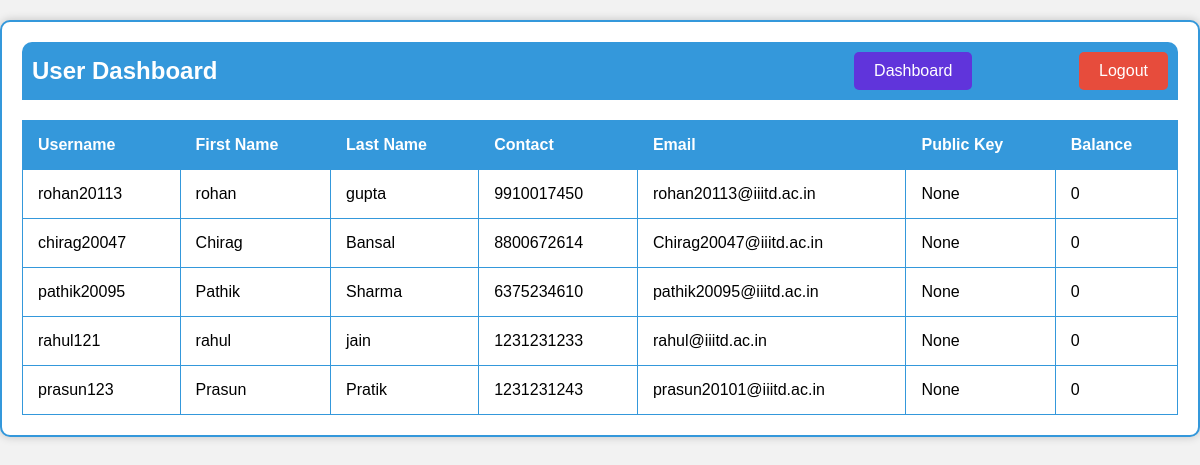
The page /users_list/ (signed in) on the database its author committed.
### project_app/models.py (models this page shows, shortened)
class AppUser(models.Model):
    first_name = models.CharField(max_length=30, null= False, blank=False, default = None)
    second_name = models.CharField(max_length=30, default= None)
    username = models.CharField(max_length=30, null= False, blank=False, default = None)
    password = models.CharField(max_length=30, null= False, blank=False, default = None)
    email = models.CharField(max_length=30, null= False, blank=False, default = None)
    contact = models.CharField(max_length=30, null= False, blank=False, default = None)
    public_key = models.CharField(max_length=256, null = True, blank = True, default = None)
    balance = models.DecimalField(decimal_places=0, max_digits=15, null = True, blank = True, default= 0)

### project_app/views.py (the view)
# urls.py: path("users_list/", views.dashboard_user_list, name="user_list_page"),
def dashboard_user_list(request):
    username = request.session.get('username')
    if(username is None):
        return redirect('/')
    request.session['username'] = username
    users = list(AppUser.objects.values())
    user_list = []
    for i in range(len(users)):
        if(users[i]['username'] != request.session.get('username')):
            user_list.append(users[i])
    return render(request, 'user_list.html', {'users':user_list})

### project_app/templates/user_list.html (shortened to what this page needs)
<!DOCTYPE html>
<html>
<head>
</head>
<body>
    <div class="container">
        <div class="navbar">
            <h2>User Dashboard</h2>
            <a class="dashboard-button" href="/admin_dashboard">Dashboard</a>
            <a class="logout-button" href="/logout">Logout</a>
        </div>
        <table>
            <thead>
                <tr>
                    <th>Username</th>
                    <th>First Name</th>
                    <th>Last Name</th>
                    <th>Contact</th>
                    <th>Email</th>
                    <th>Public Key</th>
                    <th>Balance</th>
                </tr>
            </thead>
            <tbody>
                {% for user in users %}
                <tr>
                    <td>{{ user.username }}</td>
                    <td>{{ user.first_name }}</td>
                    <td>{{ user.second_name }}</td>
                    <td>{{ user.contact }}</td>
                    <td>{{ user.email }}</td>
                    <td>{{ user.public_key }}</td>
                    <td>{{ user.balance }}</td>
                </tr>
                {% endfor %}
            </tbody>
        </table>
    </div>
</body>
</html>

### project_app/templates/user_list.html (style rules this page uses)
body { font-family: Arial, sans-serif; background-color: #f2f2f2; margin: 0; padding: 0; }
.container { max-width: 1200px; margin: 20px auto; padding: 20px; border: 2px solid #3498db; background-color: #fff; box-shadow: 0px 0px 10px rgba(0, 0, 0, 0.2); border-radius: 10px; }
.navbar { display: flex; justify-content: space-between; align-items: center; background-color: #3498db; padding: 10px; border-radius: 10px 10px 0 0; }
.navbar h2 { color: #fff; margin: 0; }
.dashboard-button { top: 35px; margin-left: 530px; right: 150px; background-color: #6034db; color: #fff; border: none; padding: 10px 20px; font-size: 16px; border-radius: 5px; cursor: pointer; text-decoration: none; }
.logout-button { background-color: #e74c3c; color: #fff; border: none; padding: 10px 20px; font-size: 16px; border-radius: 5px; cursor: pointer; text-decoration: none; }
table { width: 100%; border-collapse: collapse; margin-top: 20px; }
table, th, td { border: 1px solid #3498db; }
th, td { padding: 15px; text-align: left; }
th { background-color: #3498db; color: #fff; }

### rows shown on the page
AppUser: username "rohan20113", first_name "rohan", second_name "gupta", contact "9910017450", email "rohan20113@iiitd.ac.in", public_key "None", balance "0"
AppUser: username "chirag20047", first_name "Chirag", second_name "Bansal", contact "8800672614", email "Chirag20047@iiitd.ac.in", public_key "None", balance "0"
AppUser: username "pathik20095", first_name "Pathik", second_name "Sharma", contact "6375234610", email "pathik20095@iiitd.ac.in", public_key "None", balance "0"
AppUser: username "rahul121", first_name "rahul", second_name "jain", contact "1231231233", email "rahul@iiitd.ac.in", public_key "None", balance "0"
AppUser: username "prasun123", first_name "Prasun", second_name "Pratik", contact "1231231243", email "prasun20101@iiitd.ac.in", public_key "None", balance "0"
